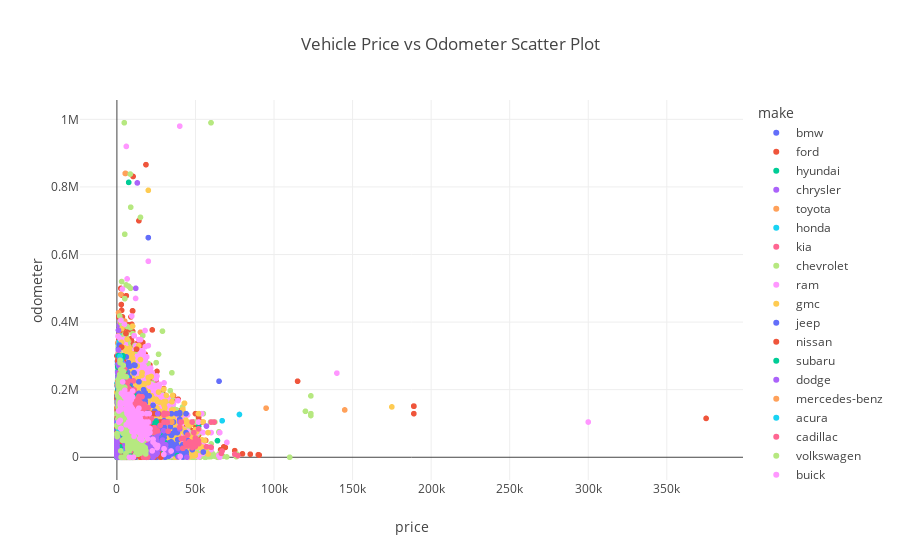

The cell this chart's notebook holds for it:
### Code cell
## Data Visualization
#This Scatter  plot show the price vs Odometer values graph
#st.write("Scatter plot of Price vs Odometer:")

scatter_plt = plt.scatter(df, x='price', y='odometer', color='make', color_discrete_sequence=plt.colors.qualitative.Plotly,
                 title='Vehicle Price vs Odometer Scatter Plot')
scatter_plt.show()

## Conclusions :
### Most vehicles with under 500K Odometer are around $2K to $3K price range
### Vehicles with Odometers values has low price range

# Display the plot in Streamlit
#st.plotly_chart(scatter_plt)

### Figure 1 — Plotly figure (JSON) as saved in the notebook; plotly's stock layout.template omitted (floating-point values rounded to 4 significant figures; data arrays with more than 128 entries replaced by an {"elided": "..."} marker saying what was removed)
{"data": [{"hovertemplate": "make=bmw<br>price=%{x}<br>odometer=%{y}<extra></extra>", "legendgroup": "bmw", "marker": {"color": "#636EFA", "symbol": "circle"}, "mode": "markers", "name": "bmw", "showlegend": true, "type": "scattergl", "x": {"elided": "267 int values"}, "xaxis": "x", "y": {"elided": "267 float values"}, "yaxis": "y"}, {"hovertemplate": "make=ford<br>price=%{x}<br>odometer=%{y}<extra></extra>", "legendgroup": "ford", "marker": {"color": "#EF553B", "symbol": "circle"}, "mode": "markers", "name": "ford", "showlegend": true, "type": "scattergl", "x": {"elided": "12672 int values"}, "xaxis": "x", "y": {"elided": "12672 float values"}, "yaxis": "y"}, {"hovertemplate": "make=hyundai<br>price=%{x}<br>odometer=%{y}<extra></extra>", "legendgroup": "hyundai", "marker": {"color": "#00CC96", "symbol": "circle"}, "mode": "markers", "name": "hyundai", "showlegend": true, "type": "scattergl", "x": {"elided": "1173 int values"}, "xaxis": "x", "y": {"elided": "1173 float values"}, "yaxis": "y"}, {"hovertemplate": "make=chrysler<br>price=%{x}<br>odometer=%{y}<extra></extra>", "legendgroup": "chrysler", "marker": {"color": "#AB63FA", "symbol": "circle"}, "mode": "markers", "name": "chrysler", "showlegend": true, "type": "scattergl", "x": {"elided": "838 int values"}, "xaxis": "x", "y": {"elided": "838 float values"}, "yaxis": "y"}, {"hovertemplate": "make=toyota<br>price=%{x}<br>odometer=%{y}<extra></extra>", "legendgroup": "toyota", "marker": {"color": "#FFA15A", "symbol": "circle"}, "mode": "markers", "name": "toyota", "showlegend": true, "type": "scattergl", "x": {"elided": "5445 int values"}, "xaxis": "x", "y": {"elided": "5445 float values"}, "yaxis": "y"}, {"hovertemplate": "make=honda<br>price=%{x}<br>odometer=%{y}<extra></extra>", "legendgroup": "honda", "marker": {"color": "#19D3F3", "symbol": "circle"}, "mode": "markers", "name": "honda", "showlegend": true, "type": "scattergl", "x": {"elided": "3485 int values"}, "xaxis": "x", "y": {"elided": "3485 float values"}, "yaxis": "y"}, {"hovertemplate": "make=kia<br>price=%{x}<br>odometer=%{y}<extra></extra>", "legendgroup": "kia", "marker": {"color": "#FF6692", "symbol": "circle"}, "mode": "markers", "name": "kia", "showlegend": true, "type": "scattergl", "x": {"elided": "585 int values"}, "xaxis": "x", "y": {"elided": "585 float values"}, "yaxis": "y"}, {"hovertemplate": "make=chevrolet<br>price=%{x}<br>odometer=%{y}<extra></extra>", "legendgroup": "chevrolet", "marker": {"color": "#B6E880", "symbol": "circle"}, "mode": "markers", "name": "chevrolet", "showlegend": true, "type": "scattergl", "x": {"elided": "10611 int values"}, "xaxis": "x", "y": {"elided": "10611 float values"}, "yaxis": "y"}, {"hovertemplate": "make=ram<br>price=%{x}<br>odometer=%{y}<extra></extra>", "legendgroup": "ram", "marker": {"color": "#FF97FF", "symbol": "circle"}, "mode": "markers", "name": "ram", "showlegend": true, "type": "scattergl", "x": {"elided": "3316 int values"}, "xaxis": "x", "y": {"elided": "3316 float values"}, "yaxis": "y"}, {"hovertemplate": "make=gmc<br>price=%{x}<br>odometer=%{y}<extra></extra>", "legendgroup": "gmc", "marker": {"color": "#FECB52", "symbol": "circle"}, "mode": "markers", "name": "gmc", "showlegend": true, "type": "scattergl", "x": {"elided": "2378 int values"}, "xaxis": "x", "y": {"elided": "2378 float values"}, "yaxis": "y"}, {"hovertemplate": "make=jeep<br>price=%{x}<br>odometer=%{y}<extra></extra>", "legendgroup": "jeep", "marker": {"color": "#636EFA", "symbol": "circle"}, "mode": "markers", "name": "jeep", "showlegend": true, "type": "scattergl", "x": {"elided": "3281 int values"}, "xaxis": "x", "y": {"elided": "3281 float values"}, "yaxis": "y"}, {"hovertemplate": "make=nissan<br>price=%{x}<br>odometer=%{y}<extra></extra>", "legendgroup": "nissan", "marker": {"color": "#EF553B", "symbol": "circle"}, "mode": "markers", "name": "nissan", "showlegend": true, "type": "scattergl", "x": {"elided": "3208 int values"}, "xaxis": "x", "y": {"elided": "3208 float values"}, "yaxis": "y"}, {"hovertemplate": "make=subaru<br>price=%{x}<br>odometer=%{y}<extra></extra>", "legendgroup": "subaru", "marker": {"color": "#00CC96", "symbol": "circle"}, "mode": "markers", "name": "subaru", "showlegend": true, "type": "scattergl", "x": {"elided": "1272 int values"}, "xaxis": "x", "y": {"elided": "1272 float values"}, "yaxis": "y"}, {"hovertemplate": "make=dodge<br>price=%{x}<br>odometer=%{y}<extra></extra>", "legendgroup": "dodge", "marker": {"color": "#AB63FA", "symbol": "circle"}, "mode": "markers", "name": "dodge", "showlegend": true, "type": "scattergl", "x": {"elided": "1255 int values"}, "xaxis": "x", "y": {"elided": "1255 float values"}, "yaxis": "y"}, {"hovertemplate": "make=mercedes-benz<br>price=%{x}<br>odometer=%{y}<extra></extra>", "legendgroup": "mercedes-benz", "marker": {"color": "#FFA15A", "symbol": "circle"}, "mode": "markers", "name": "mercedes-benz", "showlegend": true, "type": "scattergl", "x": [34900, 34900, 34900, 34900, 34900, 34900, 34900, 34900, 34900, 34900, 34900, 34900, 34900, 34900, 34900, 34900, 34900, 34900, 34900, 34900, 34900, 34900, 34900, 34900, 34900, 34900, 34900, 34900, 34900, 34900, 34900, 34900, 34900, 34900, 34900, 34900, 34900, 34900, 34900, 34900, 34900], "xaxis": "x", "y": [104200.0, 104200.0, 104200.0, 104200.0, 104200.0, 104200.0, 104200.0, 104200.0, 104200.0, 104200.0, 104200.0, 104200.0, 104200.0, 104200.0, 104200.0, 104200.0, 104200.0, 104200.0, 104200.0, 104200.0, 104200.0, 104200.0, 104200.0, 104200.0, 104200.0, 104200.0, 104200.0, 104200.0, 104200.0, 104200.0, 104200.0, 104200.0, 104200.0, 104200.0, 104200.0, 104200.0, 104200.0, 104200.0, 104200.0, 104200.0, 104200.0], "yaxis": "y"}, {"hovertemplate": "make=acura<br>price=%{x}<br>odometer=%{y}<extra></extra>", "legendgroup": "acura", "marker": {"color": "#19D3F3", "symbol": "circle"}, "mode": "markers", "name": "acura", "showlegend": true, "type": "scattergl", "x": {"elided": "236 int values"}, "xaxis": "x", "y": {"elided": "236 float values"}, "yaxis": "y"}, {"hovertemplate": "make=cadillac<br>price=%{x}<br>odometer=%{y}<extra></extra>", "legendgroup": "cadillac", "marker": {"color": "#FF6692", "symbol": "circle"}, "mode": "markers", "name": "cadillac", "showlegend": true, "type": "scattergl", "x": {"elided": "322 int values"}, "xaxis": "x", "y": {"elided": "322 float values"}, "yaxis": "y"}, {"hovertemplate": "make=volkswagen<br>price=%{x}<br>odometer=%{y}<extra></extra>", "legendgroup": "volkswagen", "marker": {"color": "#B6E880", "symbol": "circle"}, "mode": "markers", "name": "volkswagen", "showlegend": true, "type": "scattergl", "x": {"elided": "869 int values"}, "xaxis": "x", "y": {"elided": "869 float values"}, "yaxis": "y"}, {"hovertemplate": "make=buick<br>price=%{x}<br>odometer=%{y}<extra></extra>", "legendgroup": "buick", "marker": {"color": "#FF97FF", "symbol": "circle"}, "mode": "markers", "name": "buick", "showlegend": true, "type": "scattergl", "x": {"elided": "271 int values"}, "xaxis": "x", "y": {"elided": "271 float values"}, "yaxis": "y"}], "layout": {"legend": {"title": {"text": "make"}, "tracegroupgap": 0}, "title": {"text": "Vehicle Price vs Odometer Scatter Plot"}, "xaxis": {"anchor": "y", "domain": [0, 1], "title": {"text": "price"}}, "yaxis": {"anchor": "x", "domain": [0, 1], "title": {"text": "odometer"}}}}
